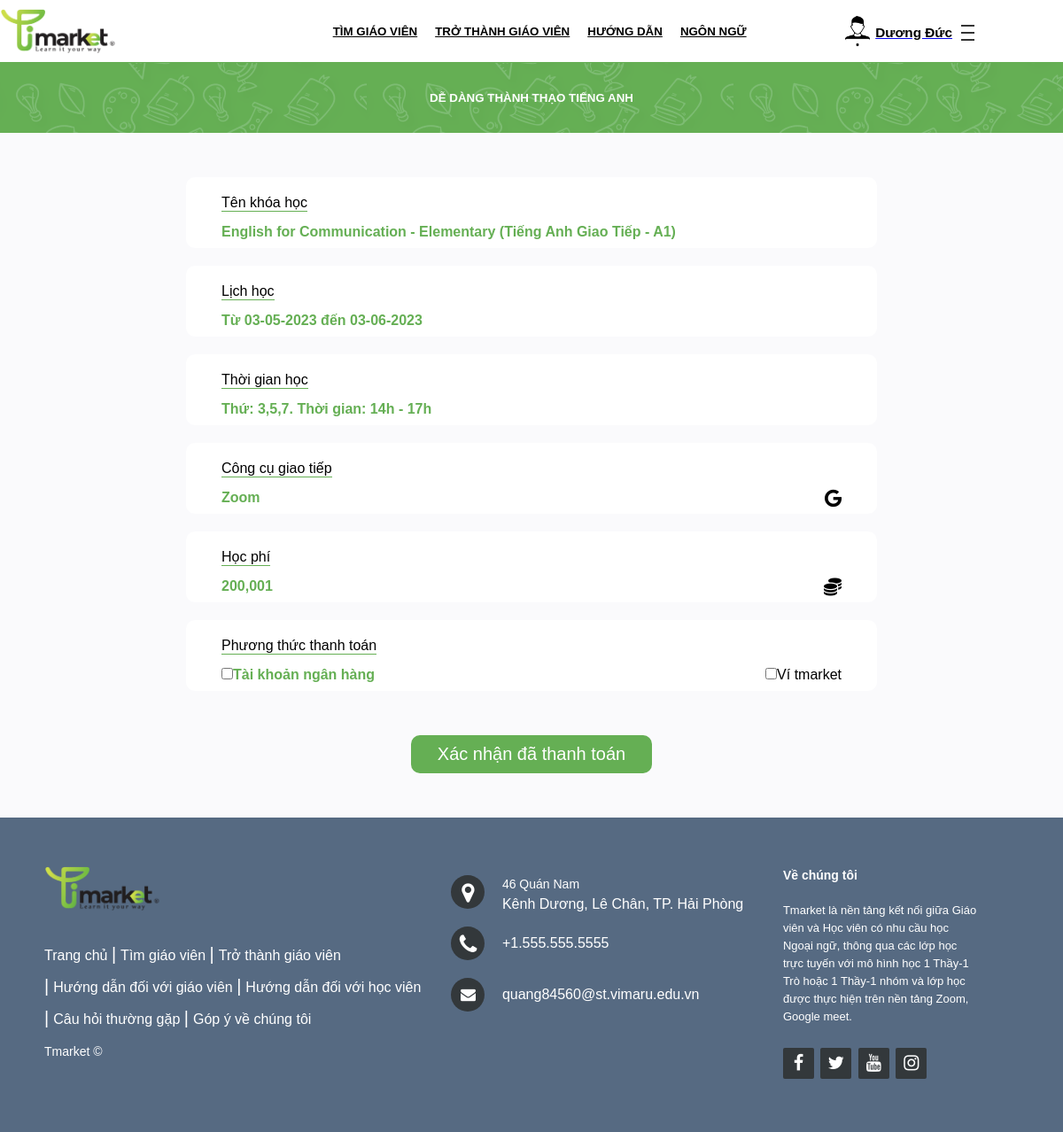
/saukhidangnhap/xacnhandangkyhoc.php?id=4&&idkh=12&&idgv=4 (signed in), run on the app's committed database.
### tables this page shows
CREATE TABLE `taikhoan` (
  `id` int(11) NOT NULL,
  `taikhoan` varchar(255) NOT NULL,
  `matkhau` varchar(255) NOT NULL,
  `hoten` varchar(255) NOT NULL,
  `phanquyen` int(11) NOT NULL,
  `image` varchar(100) NOT NULL,
  `thoigian` datetime NOT NULL DEFAULT current_timestamp(),
  `email` varchar(100) DEFAULT NULL,
  `sodienthoai` int(11) DEFAULT NULL,
  `gioitinh` int(11) DEFAULT NULL,
  `diachi` varchar(255) DEFAULT NULL,
  `quocgia` varchar(10) DEFAULT NULL,
  `timezone` varchar(10) DEFAULT NULL,
  `ngaysinh` date DEFAULT NULL,
  `vitien` int(11) NOT NULL
);

CREATE TABLE `khoahocgiaovien` (
  `id` int(11) NOT NULL,
  `giaovienid` int(11) NOT NULL,
  `theloaikhoahocid` int(11) NOT NULL,
  `hocphi` float NOT NULL,
  `thoigianbatdau` date NOT NULL,
  `thoigianketthuc` date NOT NULL,
  `cahoc` int(11) NOT NULL,
  `tinhtrang` varchar(255) NOT NULL,
  `tailieu1` varchar(100) NOT NULL,
  `tailieu2` varchar(100) NOT NULL
);

CREATE TABLE `theloaikhoahoc` (
  `id` int(11) NOT NULL,
  `tenkhoahoc` varchar(255) NOT NULL,
  `mota` text NOT NULL
);

CREATE TABLE `cahoc` (
  `id` int(11) NOT NULL,
  `thoigian` varchar(255) NOT NULL
);

CREATE TABLE `congcudayhoc` (
  `id` int(11) NOT NULL,
  `tencongcu` varchar(255) NOT NULL
);

### saukhidangnhap/xacnhandangkyhoc.php (the view, shortened to what this page needs)
<?php
    include('../user/connect.php');
    $iduser = $_GET['id'];
    $sql = "SELECT * FROM taikhoan WHERE id='$iduser'";
    $stmt = $conn->prepare($sql);
    $query = $stmt->execute();
    $result=array();
    while($row=$stmt->fetch(PDO::FETCH_ASSOC)){
        $result[] = $row;
    }
    foreach ($result as $items) {
        $hoten = $items['hoten'];
        $img = $items['image'];
    }
    $idkh = $_GET['idkh'];
    $sql_kh = "SELECT khoahocgiaovien.*,giaovien.vitien,congcudayhoc.tencongcu,theloaikhoahoc.tenkhoahoc,cahoc.thoigian FROM khoahocgiaovien,congcudayhoc,giaovien,theloaikhoahoc,cahoc WHERE khoahocgiaovien.id = '$idkh' and khoahocgiaovien.theloaikhoahocid = theloaikhoahoc.id and khoahocgiaovien.cahoc = cahoc.id and giaovien.id = khoahocgiaovien.giaovienid and giaovien.idcongcudayhoc = congcudayhoc.id";
    $stmt_kh = $conn->prepare($sql_kh);
    $query_kh = $stmt_kh->execute();
    $result_kh = array();
    while($row_kh = $stmt_kh->fetch(PDO::FETCH_ASSOC)){
        $result_kh[] = $row_kh;
    }
    foreach ($result_kh as $items) {
        $tenkh = $items['tenkhoahoc'];
        $hocphi = $items['hocphi'];
        $tgbatdau = $items['thoigianbatdau'];
        $tgketthuc = $items['thoigianketthuc'];
        $cahoc = $items['thoigian'];
        $tencongcu = $items['tencongcu'];
    }
?>
<!DOCTYPE html>
<html lang="en">
<head>
    <link rel="stylesheet" href="https://cdnjs.cloudflare.com/ajax/libs/font-awesome/6.3.0/css/all.min.css" />
 	<link rel="stylesheet" href="https://stackpath.bootstrapcdn.com/font-awesome/4.7.0/css/font-awesome.min.css">
    <link rel="stylesheet" href="style/header.css">
    <link rel="stylesheet" href="style/footer.css">
    <link rel="stylesheet" href="style/xacnhandangkyhoc.css">
</head>
<body>
    <header>
        <div class="menu container">
            <a class="logo" href="index.php?id=<?php echo $iduser?>">
                <img class="logo-market" src="img/logo-market.png">
            </a>
            <ul class="nav">
                <li class="nav-item"><a class="nav-link" href="timgiaovien.php?id=<?php echo $iduser?>">Tìm giáo viên</a></li>
                <li class="nav-item"><a class="nav-link" href="trothanhgiaovien.php?id=<?php echo $iduser?>">Trở thành giáo viên</a></li>
                <li class="nav-item"><a class="nav-link" href="#">Hướng dẫn</a>
                </li>
                <li class="nav-item"><a class="nav-link" href="#">Ngôn ngữ</a>
                    <ul class="sub-menu">
                        <li><a href="#">Tiếng Việt</li>
                    </ul>
                </li>
                <li class="nav-item dropdown">
                    <button  onclick="menuFunction(this)" class="dropbtn">
                        <img src="<?php echo $img?>">
						<label><?php echo $hoten?></label>
                        <div class="menuicon">
                          <div class="bar1"></div>
                          <div class="bar2"></div>
                          <div class="bar3"></div>
                        </div>
                    </button>
                </li>
            </ul>
        </div>
    </header>
    <div id="content">
		<div class="slogan">
			<label >Dễ dàng thành thạo tiếng anh</label>
		</div>
        <form method="post">
            <div class="noidungchinh">
                <div class="box">
                    <div class="label-top">Tên khóa học</div>
                    <div class="label-bottom">
                        <div class="label-bottom-left"><?php echo $tenkh?></div>
                    </div>
                </div>
                <div class="box">
                    <div class="label-top">Lịch học</div>
                    <div class="label-bottom">
                        <div class="label-bottom-left">Từ <?php echo date("d-m-Y",strtotime($tgbatdau));?> đến <?php echo date("d-m-Y",strtotime($tgketthuc));?></div>
                    </div>
                </div>
                <div class="box">
                    <div class="label-top">Thời gian học</div>
                    <div class="label-bottom">
                        <div class="label-bottom-left"><?php echo $cahoc?></div>
                    </div>
                </div>
                <div class="box">
                    <div class="label-top">Công cụ giao tiếp</div>
                    <div class="label-bottom">
                        <div class="label-bottom-left"><?php echo $tencongcu?></div>
                        <div class="label-bottom-right"><i class="box-icon fa-brands fa-google"></i></div>
                    </div>
                </div>
                <div class="box">
                    <div class="label-top">Học phí</div>
                    <div class="label-bottom">
                        <div class="label-bottom-left"><?php echo number_format($hocphi)?></div>
                        <div class="label-bottom-right"><i class="box-icon fa-solid fa-coins"></i></div>
                    </div>
                </div>
                <div class="box">
                    <div class="label-top">Phương thức thanh toán</div>
                    <div class="label-bottom">
                        <div class="label-bottom-left"><input value="1" onclick="checkedOnClick(this)" class="checkbox-type" id="tk" name="check" type="checkbox"><label for="tk">Tài khoản ngân hàng</label></div>
                        <div class="label-bottom-right"><input value="2" onclick="checkedOnClick(this)" class="checkbox-type" id="vitien" name="check" type="checkbox"><label for="vitien">Ví tmarket</label></div>
                    </div>
                </div>
                <input name="submit" class="btn-xacnhan" type="submit" value="Xác nhận đã thanh toán" />
            </div>
        </form>
    </div>
    <footer class="footer-distributed">
        <div class="footer-left">
            <h3><img src="img/logo-market.png"></h3>
            <p class="footer-links">
                <a href="index.php?id=<?php echo $iduser?>" class="link-1">Trang chủ</a>
                <a href="timgiaovien.php?id=<?php echo $iduser?>">Tìm giáo viên</a>
                <a href="trothanhgiaovien.php?id=<?php echo $iduser?>">Trở thành giáo viên</a>
                <a href="huongdanwithgv.php?id=<?php echo $iduser?>">Hướng dẫn đối với giáo viên</a>
                <a href="huongdanwithhv.php?id=<?php echo $iduser?>">Hướng dẫn đối với học viên</a>
                <a href="cauhoithuonggap.php?id=<?php echo $iduser?>">Câu hỏi thường gặp</a>
                <a href="#">Góp ý về chúng tôi</a>
            </p>
            <p class="footer-company-name">Tmarket ©</p>
        </div>
        <div class="footer-center">
            <div>
                <i class="fa fa-map-marker"></i>
                <p><span>46 Quán Nam</span>Kênh Dương, Lê Chân, TP. Hải Phòng</p>
            </div>
            <div>
                <i class="fa fa-phone"></i>
                <p>+1.555.555.5555</p>
            </div>
            <div>
                <i class="fa fa-envelope"></i>
                <p><a href="mailto:support@company.com">quang84560@st.vimaru.edu.vn</a></p>
            </div>
        </div>
        <div class="footer-right">
            <p class="footer-company-about">
                <span>Về chúng tôi</span>
                Tmarket là nền tảng kết nối giữa Giáo viên và Học viên có nhu cầu học Ngoại ngữ, thông qua các lớp học trực tuyến với mô hình học 1 Thầy-1 Trò hoặc 1 Thầy-1 nhóm và lớp học được thực hiện trên nền tảng Zoom, Google meet.
            </p>
            <div class="footer-icons">
                <a href="#"><i class="fa fa-facebook"></i></a>
                <a href="#"><i class="fa fa-twitter"></i></a>
                <a href="#"><i class="fa fa-youtube"></i></a>
                <a href="#"><i class="fa fa-instagram"></i></a>
            </div>
        </div>
</footer>
</body>
</html>

### saukhidangnhap/style/header.css (style rules this page uses)
header { position: fixed; top: 0; left: 0; width: 100%; border-bottom: 1px solid #65af54; padding: 10px 0px; background: white; z-index: 3; }
li { list-style: none; }
body { font-family:sans-serif; font-size: 10pt; }
#content { margin-top: 70px; }
.container { margin: 0px auto; max-width: 1300px; }
.menu { display: flex; justify-content: space-between; align-items: center; }
.menu .nav { display: flex; }
.menu .nav .nav-link { text-transform: uppercase; padding: 10px 10px; display: block; color: black; font-weight: bold; }
.sub-menu { display: none; background: white; border-radius: 10px; }
.sub-menu a { color: black; font-weight: bold; }
.sub-menu li { margin-top: -5px; margin-left: -28px; border-bottom: 1px solid #65af54; padding: 10px; height: 50px; text-align: center; min-width: 250px; display: block; line-height: 30px; }
.nav-item.dropdown { margin-left: 100px; margin-right: 100px; }
.nav-item.dropdown img { height: 35px; border-radius: 20px; margin-right: 5px; }
.nav-item.dropdown .dropbtn { border: none; background-color: #ffffff; display: flex; }
.dropbtn label { margin-top: 10px; font-weight: bold; font-size: 11.5pt; color: black; cursor: pointer; }
.menuicon { margin-left: 10px; margin-top: 4px; }
.bar1, .bar2, .bar3 { width: 15px; height: 2px; background-color: #333; margin: 6px 0; transition: 0.4s; }
.dropdown-content a { color: black; padding: 12px 16px; text-decoration: none; display: block; }

### saukhidangnhap/style/footer.css (style rules this page uses)
.footer-distributed { background: #566a82; box-shadow: 0 1px 1px 0 rgba(0, 0, 0, 0.12); box-sizing: border-box; width: 100%; text-align: left; font: bold 16px sans-serif; padding: 55px 50px; }
.footer-distributed .footer-left, .footer-distributed .footer-center, .footer-distributed .footer-right { display: inline-block; vertical-align: top; }
.footer-distributed .footer-left { width: 40%; }
.footer-distributed h3 { color: #ffffff; font: normal 36px 'Open Sans', cursive; margin: 0; }
.footer-distributed .footer-links { color: #ffffff; margin: 20px 0 12px; padding: 0; }
.footer-distributed .footer-links a { display:inline-block; line-height: 1.8; font-weight:400; text-decoration: none; color: #ffffff; }
.footer-distributed .footer-company-name { color: #ffffff; font-size: 14px; font-weight: normal; margin: 0; }
.footer-distributed .footer-center { width: 35%; }
.footer-distributed .footer-center i { background-color: #33383b; color: #ffffff; font-size: 25px; width: 38px; height: 38px; border-radius: 50%; text-align: center; line-height: 42px; margin: 10px 15px; vertical-align: middle; }
.footer-distributed .footer-center i.fa-envelope { font-size: 17px; line-height: 38px; }
.footer-distributed .footer-center p { display: inline-block; color: #ffffff; font-weight:400; vertical-align: middle; margin:0; }
.footer-distributed .footer-center p span { display:block; font-weight: normal; font-size:14px; line-height:2; }
.footer-distributed .footer-center p a { color: #ffffff; text-decoration: none;; }
.footer-distributed .footer-links a:before { content: "|"; font-weight:300; font-size: 20px; left: 0; color: #ffffff; display: inline-block; padding-right: 5px; }
.footer-distributed .footer-links .link-1:before { content: none; }
.footer-distributed .footer-right { width: 20%; }
.footer-distributed .footer-company-about { line-height: 20px; color: #ffffff; font-size: 13px; font-weight: normal; margin: 0; }
.footer-distributed .footer-company-about span { display: block; color: #ffffff; font-size: 14px; font-weight: bold; margin-bottom: 20px; }
.footer-distributed .footer-icons { margin-top: 25px; }
.footer-distributed .footer-icons a { display: inline-block; width: 35px; height: 35px; cursor: pointer; background-color: #33383b; border-radius: 2px; font-size: 20px; color: #ffffff; text-align: center; line-height: 35px; margin-right: 3px; margin-bottom: 5px; }

### data on the page
taikhoan: image (picture), hoten "Dương Đức"
khoahocgiaovien: theloaikhoahocid.tenkhoahoc "English for Communication - Elementary (Tiếng Anh Giao Tiếp - A1)", thoigianbatdau "03-05-2023", thoigianketthuc "03-06-2023", cahoc.thoigian "Thứ: 3,5,7. Thời gian: 14h - 17h", congcudayhoc.tencongcu "Zoom", hocphi "200,001"
